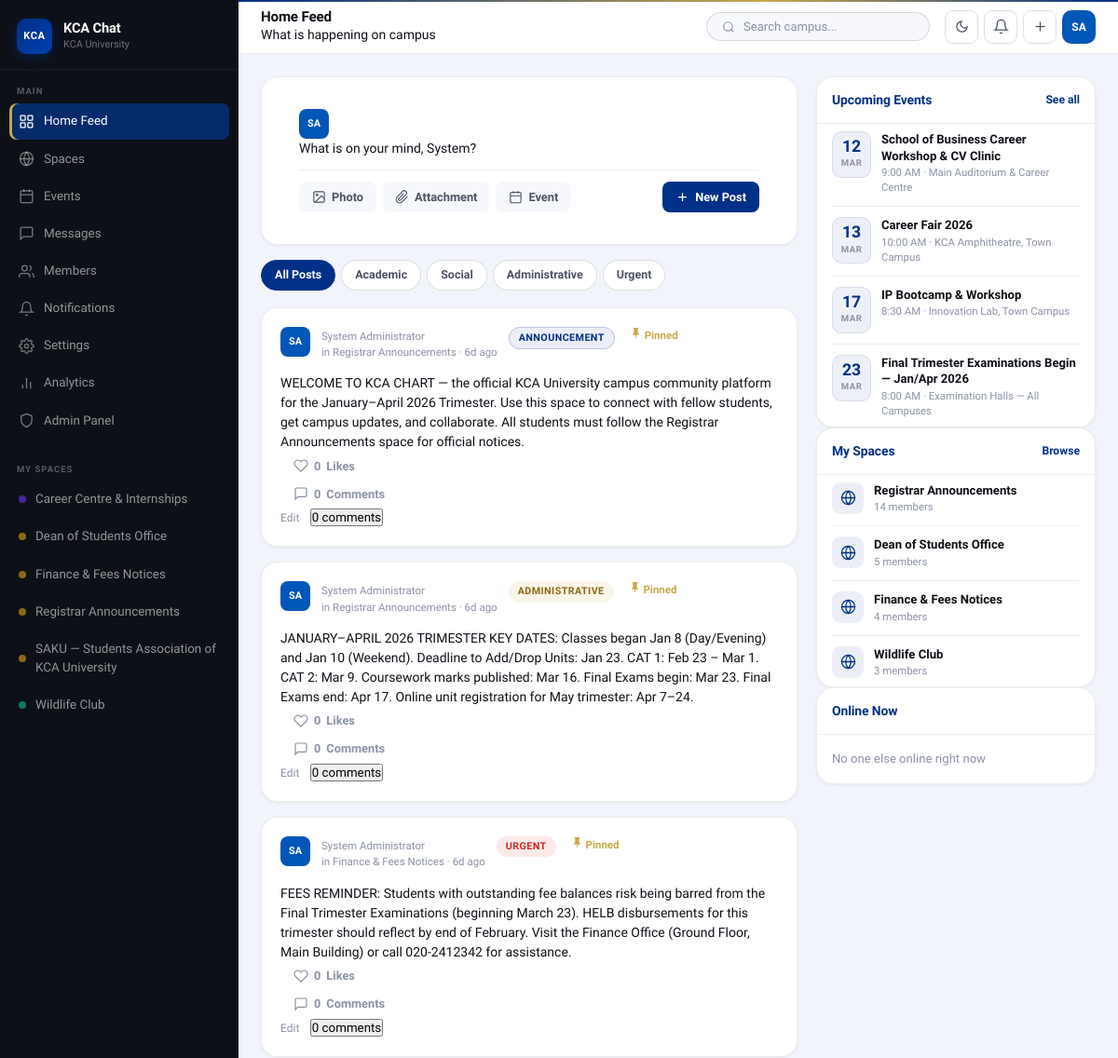
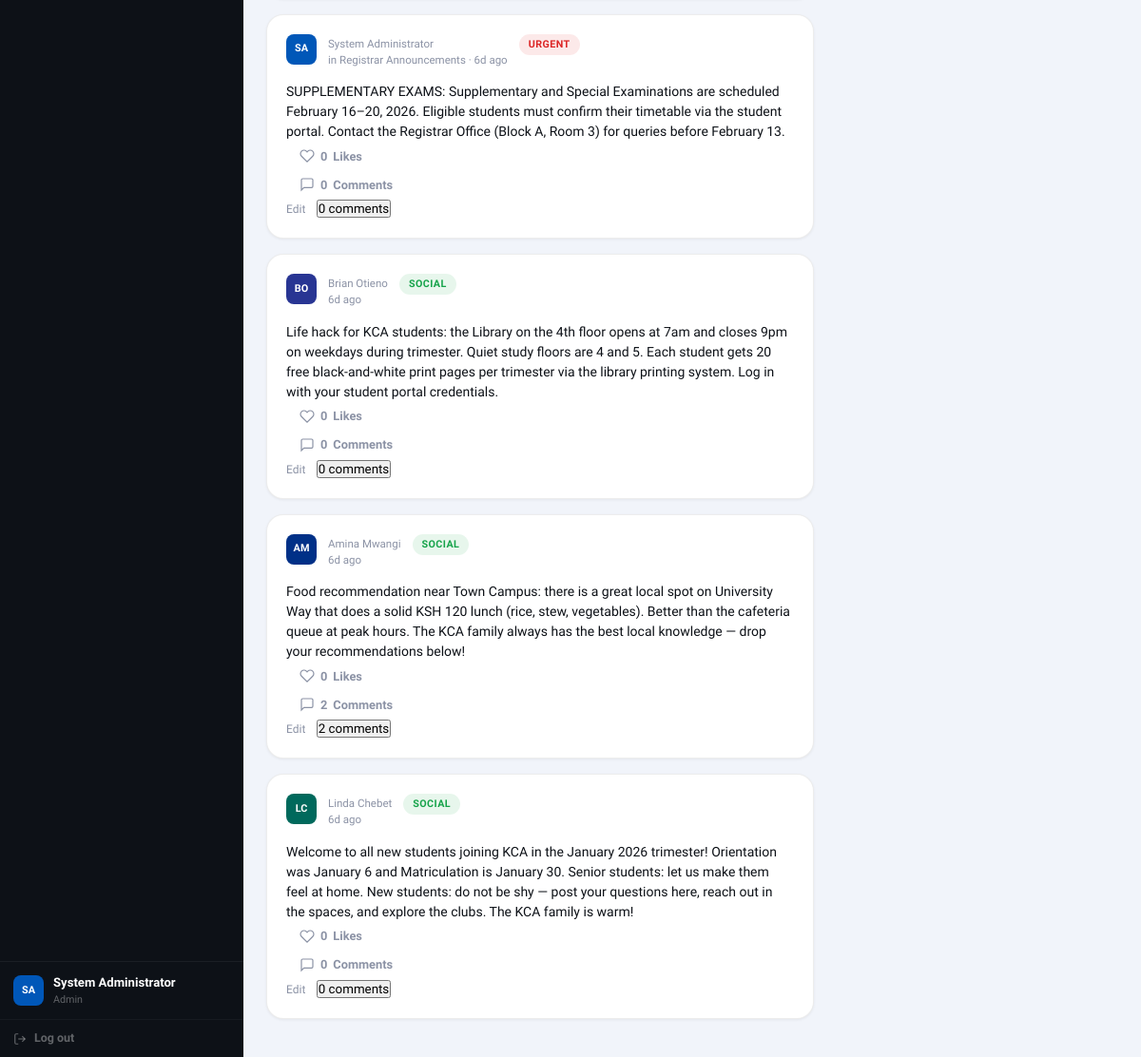
The page /pages/feed.php (signed in) on the database its author committed (2 pictures, top to bottom).
### tables this page shows
CREATE TABLE spaces (
    id          INT AUTO_INCREMENT PRIMARY KEY,
    name        VARCHAR(120) NOT NULL,
    slug        VARCHAR(120) UNIQUE NOT NULL,
    description TEXT,
    type        ENUM('academic','club','administrative','co-curricular','professional') DEFAULT 'academic',
    school      VARCHAR(160) DEFAULT NULL,
    banner      VARCHAR(255) DEFAULT NULL,
    created_by  INT NOT NULL,
    is_private  TINYINT(1) DEFAULT 0,
    is_active   TINYINT(1) DEFAULT 1,
    created_at  DATETIME DEFAULT CURRENT_TIMESTAMP,
    FOREIGN KEY (created_by) REFERENCES users(id) ON DELETE CASCADE
);

CREATE TABLE users (
    id            INT AUTO_INCREMENT PRIMARY KEY,
    student_id    VARCHAR(30) UNIQUE,
    full_name     VARCHAR(120) NOT NULL,
    email         VARCHAR(160) UNIQUE,
    password_hash VARCHAR(255) NOT NULL,
    role          ENUM('student','staff','admin') DEFAULT 'student',
    school        VARCHAR(160) DEFAULT NULL,
    department    VARCHAR(200) DEFAULT NULL,
    course        VARCHAR(200) DEFAULT NULL,
    year_of_study TINYINT DEFAULT 1,
    study_mode    ENUM('day','evening','weekend','distance','online') DEFAULT 'day',
    bio           TEXT,
    avatar        VARCHAR(255) DEFAULT NULL,
    is_active     TINYINT(1) DEFAULT 1,
    is_online     TINYINT(1) DEFAULT 0,
    last_seen     DATETIME DEFAULT NULL,
    created_at    DATETIME DEFAULT CURRENT_TIMESTAMP,
    updated_at    DATETIME DEFAULT CURRENT_TIMESTAMP ON UPDATE CURRENT_TIMESTAMP
);

CREATE TABLE posts (
    id         INT AUTO_INCREMENT PRIMARY KEY,
    user_id    INT NOT NULL,
    space_id   INT DEFAULT NULL,
    content    TEXT NOT NULL,
    tag        ENUM('academic','social','administrative','urgent','event','announcement','career') DEFAULT 'academic',
    attachment VARCHAR(255) DEFAULT NULL,
    is_pinned  TINYINT(1) DEFAULT 0,
    created_at DATETIME DEFAULT CURRENT_TIMESTAMP,
    updated_at DATETIME DEFAULT CURRENT_TIMESTAMP ON UPDATE CURRENT_TIMESTAMP,
    FOREIGN KEY (user_id)  REFERENCES users(id)  ON DELETE CASCADE,
    FOREIGN KEY (space_id) REFERENCES spaces(id) ON DELETE SET NULL
);

CREATE TABLE events (
    id            INT AUTO_INCREMENT PRIMARY KEY,
    title         VARCHAR(200) NOT NULL,
    description   TEXT,
    category      ENUM('academic','social','administrative','career','club','exam','deadline') DEFAULT 'academic',
    event_date    DATE NOT NULL,
    start_time    TIME NOT NULL,
    end_time      TIME DEFAULT NULL,
    location      VARCHAR(200),
    campus        ENUM('Town Campus','Western Campus','Kitengela Campus','Online','All Campuses') DEFAULT 'Town Campus',
    space_id      INT DEFAULT NULL,
    created_by    INT NOT NULL,
    banner        VARCHAR(255) DEFAULT NULL,
    max_attendees INT DEFAULT NULL,
    is_active     TINYINT(1) DEFAULT 1,
    created_at    DATETIME DEFAULT CURRENT_TIMESTAMP,
    FOREIGN KEY (space_id)   REFERENCES spaces(id) ON DELETE SET NULL,
    FOREIGN KEY (created_by) REFERENCES users(id)  ON DELETE CASCADE
);

### pages/feed.php (the view, shortened to what the rows shown need)
<?php
require_once __DIR__ . '/../config/auth.php';
$pageTitle    = 'Home Feed';
$activeNav    = 'feed';
require_once __DIR__ . '/../includes/header.php';
$posts = DB::rows(
    "SELECT p.*, u.full_name, u.role as user_role, u.id as author_id, u.avatar,
            s.name as space_name, s.id as space_id,
            (SELECT COUNT(*) FROM post_reactions pr WHERE pr.post_id = p.id AND pr.reaction='like') as like_count,
            (SELECT COUNT(*) FROM comments c WHERE c.post_id = p.id) as comment_count,
            (SELECT COUNT(*) FROM post_reactions pr WHERE pr.post_id = p.id AND pr.user_id = ? AND pr.reaction='like') as user_liked
     FROM posts p
     JOIN users u ON u.id = p.user_id
     LEFT JOIN spaces s ON s.id = p.space_id
     WHERE p.space_id IS NULL
        OR p.space_id IN (SELECT space_id FROM space_members WHERE user_id = ?)
     ORDER BY p.is_pinned DESC, p.created_at DESC
     LIMIT 30",
    [$user['id'], $user['id']]
);
$filterTag = $_GET['tag'] ?? 'all';
?>
<div class="content-grid">
  <div>
    <div class="card compose-card">
      <div class="card-body">
        <div class="compose-top">
          <div class="avatar avatar-sm" style="background:<?= $avatarBg ?>">
            <?php if ($user['avatar']): ?><img src="<?= UPLOAD_URL . sanitize($user['avatar']) ?>" alt=""><?php else: ?><?= $initials ?><?php endif; ?>
          </div>
          <a href="<?= SITE_URL ?>/pages/post_create.php" class="compose-fake-input">
            What is on your mind, <?= sanitize(explode(' ', $user['full_name'])[0]) ?>?
          </a>
        </div>
      </div>
    </div>
    <?php
    $filteredPosts = $filterTag === 'all' ? $posts : array_filter($posts, fn($p) => $p['tag'] === $filterTag);
    if (empty($filteredPosts)): ?>
      <div class="card">
        <div class="empty-state">
          <svg viewBox="0 0 24 24" fill="none" stroke="currentColor" stroke-width="1.5"><path d="M14 2H6a2 2 0 0 0-2 2v16a2 2 0 0 0 2 2h12a2 2 0 0 0 2-2V8z"/><polyline points="14,2 14,8 20,8"/></svg>
          <p>No posts yet. Be the first to share something!</p>
        </div>
      </div>
    <?php else:
    foreach ($filteredPosts as $post):
      $pInitials = avatarInitials($post['full_name']);
      $pColor    = avatarColor($post['author_id']);
    ?>
    <div class="card post-card" data-post-id="<?= $post['id'] ?>">
      <div class="post-header">
        <div class="avatar avatar-sm" style="background:<?= $pColor ?>">
          <?php if ($post['avatar']): ?><img src="<?= UPLOAD_URL . sanitize($post['avatar']) ?>" alt=""><?php else: ?><?= $pInitials ?><?php endif; ?>
        </div>
        <div class="post-meta">
          <div class="post-author">
            <a href="<?= SITE_URL ?>/pages/profile.php?id=<?= $post['author_id'] ?>"><?= sanitize($post['full_name']) ?></a>
          </div>
          <div class="post-sub">
            <?php if ($post['space_name']): ?>
              in <a href="<?= SITE_URL ?>/pages/space.php?id=<?= $post['space_id'] ?>"><?= sanitize($post['space_name']) ?></a> &middot;
            <?php endif; ?>
            <?= timeAgo($post['created_at']) ?>
          </div>
        </div>
        <span class="post-tag tag-<?= sanitize($post['tag']) ?>"><?= ucfirst(sanitize($post['tag'])) ?></span>
        <?php if ($post['is_pinned']): ?>
          <span style="font-size:.72rem;color:var(--kca-gold);font-weight:700;margin-left:4px">
            <svg width="13" height="13" viewBox="0 0 24 24" fill="currentColor"><path d="M16 12V4h1V2H7v2h1v8l-2 2v2h5.2v6h1.6v-6H18v-2l-2-2z"/></svg>
            Pinned
          </span>
        <?php endif; ?>
      </div>
      <div class="post-body">
        <?= nl2br(sanitize($post['content'])) ?>
      </div>
      <div class="post-footer">
        <button class="react-btn <?= $post['user_liked'] ? 'liked' : '' ?>"
                onclick="toggleReaction(<?= $post['id'] ?>, 'like', this)">
          <svg viewBox="0 0 24 24" fill="<?= $post['user_liked'] ? 'var(--kca-navy)' : 'none' ?>" stroke="currentColor" stroke-width="1.8">
            <path d="M20.84 4.61a5.5 5.5 0 0 0-7.78 0L12 5.67l-1.06-1.06a5.5 5.5 0 0 0-7.78 7.78l1.06 1.06L12 21.23l7.78-7.78 1.06-1.06a5.5 5.5 0 0 0 0-7.78z"/>
          </svg>
          <span class="react-count"><?= $post['like_count'] ?></span> Likes
        </button>
        <button class="react-btn" onclick="toggleComments(<?= $post['id'] ?>)">
          <svg viewBox="0 0 24 24" fill="none" stroke="currentColor" stroke-width="1.8"><path d="M21 15a2 2 0 0 1-2 2H7l-4 4V5a2 2 0 0 1 2-2h14a2 2 0 0 1 2 2z"/></svg>
          <span class="react-count"><?= $post['comment_count'] ?></span> Comments
        </button>
        <?php if ($post['author_id'] === $user['id'] || in_array($user['role'], ['admin','staff'])): ?>
          <a href="<?= SITE_URL ?>/pages/post_edit.php?id=<?= $post['id'] ?>" style="font-size:.75rem;color:var(--gray-400);text-decoration:none;margin-right:8px">Edit</a>
        <?php endif; ?>
        <button class="comment-toggle" onclick="toggleComments(<?= $post['id'] ?>)"><?= $post['comment_count'] ?> comments</button>
      </div>
    </div>
    <?php endforeach; endif; ?>
  </div>
  <div class="right-sidebar">
    <div class="card widget">
      <div class="card-body" style="padding-top:8px;padding-bottom:8px">
        <?php
        $upcomingEvents = DB::rows(
            "SELECT e.*, (SELECT COUNT(*) FROM event_rsvps r WHERE r.event_id=e.id AND r.status='going') as attendee_count
             FROM events e WHERE e.event_date >= CURDATE() AND e.is_active=1
             ORDER BY e.event_date ASC LIMIT 4"
        );
        foreach ($upcomingEvents as $ev): ?>
        <a href="<?= SITE_URL ?>/pages/events.php#event-<?= $ev['id'] ?>" class="widget-item" style="text-decoration:none">
          <div class="event-date-badge">
            <div class="day"><?= date('j', strtotime($ev['event_date'])) ?></div>
            <div class="mon"><?= date('M', strtotime($ev['event_date'])) ?></div>
          </div>
          <div>
            <div class="item-title"><?= sanitize($ev['title']) ?></div>
            <div class="item-meta">
              <?= date('g:i A', strtotime($ev['start_time'])) ?> &middot; <?= sanitize($ev['location'] ?? 'TBD') ?>
            </div>
          </div>
        </a>
        <?php endforeach; ?>
      </div>
    </div>
    <div class="card widget">
      <div class="card-body" style="padding-top:8px;padding-bottom:8px">
        <?php
        $activeSpaces = DB::rows(
            "SELECT s.*, (SELECT COUNT(*) FROM space_members sm2 WHERE sm2.space_id=s.id) as member_count,
                    (SELECT COUNT(*) FROM posts p WHERE p.space_id=s.id AND p.created_at > DATE_SUB(NOW(), INTERVAL 1 DAY)) as new_posts
             FROM spaces s JOIN space_members sm ON sm.space_id=s.id
             WHERE sm.user_id=? AND s.is_active=1 ORDER BY new_posts DESC LIMIT 4",
            [$user['id']]
        );
        foreach ($activeSpaces as $sp): ?>
        <a href="<?= SITE_URL ?>/pages/space.php?id=<?= $sp['id'] ?>" class="widget-item" style="text-decoration:none">
          <div class="item-icon" style="background:rgba(0,48,135,.08)">
            <svg viewBox="0 0 24 24" fill="none" stroke="var(--kca-navy)" stroke-width="1.8" width="17" height="17"><circle cx="12" cy="12" r="10"/><path d="M2 12h20M12 2a15.3 15.3 0 0 1 4 10 15.3 15.3 0 0 1-4 10 15.3 15.3 0 0 1-4-10 15.3 15.3 0 0 1 4-10z"/></svg>
          </div>
          <div>
            <div class="item-title"><?= sanitize($sp['name']) ?></div>
            <div class="item-meta"><?= $sp['member_count'] ?> members<?= $sp['new_posts'] > 0 ? ' &middot; ' . $sp['new_posts'] . ' new' : '' ?></div>
          </div>
        </a>
        <?php endforeach;
        if (empty($activeSpaces)): ?><p class="text-muted text-sm" style="padding:8px 0">No spaces joined yet. <a href="<?= SITE_URL ?>/pages/spaces.php">Browse spaces</a></p><?php endif; ?>
      </div>
    </div>
  </div>
</div>
<?php require_once __DIR__ . '/../includes/footer.php'; ?>

### includes/header.php (shortened to what the rows shown need)
<?php
require_once __DIR__ . '/../config/auth.php';
$user = requireLogin();
$initials   = avatarInitials($user['full_name']);
$avatarBg   = avatarColor($user['id']);
$mySpaces = DB::rows(
    "SELECT s.id, s.name, s.type FROM spaces s
     JOIN space_members sm ON sm.space_id = s.id
     WHERE sm.user_id = ? AND s.is_active = 1 ORDER BY s.name LIMIT 8",
    [$user['id']]
);
$spaceTypeColors = [
    'academic'       => '#003087',
    'club'           => '#0A7C59',
    'social'         => '#0A7C59',
    'administrative' => '#8B6914',
    'co-curricular'  => '#4527A0',
    'professional'   => '#C42B2B',
];
?>
<!DOCTYPE html>
<html lang="en">
<head>
  <link rel="stylesheet" href="<?= SITE_URL ?>/assets/css/main.css">
</head>
<body>
<aside class="sidebar" id="sidebar">
  <nav class="sidebar-nav">
    <?php if (!empty($mySpaces)): ?>
    <?php foreach ($mySpaces as $sp):
      $spColor = $spaceTypeColors[$sp['type']] ?? '#003087'; ?>
    <a href="<?= SITE_URL ?>/pages/space_view.php?id=<?= $sp['id'] ?>" class="nav-link space-link <?= ($activeNav==='space-'.$sp['id'])?'active':'' ?>">
      <span class="sidebar-space-dot" style="background:<?= $spColor ?>"></span>
      <span class="link-text"><?= sanitize($sp['name']) ?></span>
    </a>
    <?php endforeach; ?>
    <?php endif; ?>
  </nav>
  <a href="<?= SITE_URL ?>/pages/profile.php" class="sidebar-user">
    <div class="avatar avatar-sm" style="background:<?= $avatarBg ?>">
      <?php if ($user['avatar']): ?>
        <img src="<?= UPLOAD_URL . sanitize($user['avatar']) ?>" alt="">
      <?php else: ?>
        <?= $initials ?>
      <?php endif; ?>
    </div>
    <div>
      <div class="user-name"><?= sanitize($user['full_name']) ?></div>
      <div class="user-role"><?= ucfirst($user['role']) ?></div>
    </div>
  </a>
</aside>
<header class="topbar">
  <div class="topbar-title">
    <h1><?= sanitize($pageTitle ?? 'KCA Chat') ?></h1>
  </div>
  <div class="topbar-actions">
    <button class="theme-toggle" id="theme-toggle-btn" onclick="toggleTheme()" title="Toggle dark/light mode">
      <svg id="theme-icon-moon" viewBox="0 0 24 24" fill="none" stroke="currentColor" stroke-width="2"><path d="M21 12.79A9 9 0 1 1 11.21 3 7 7 0 0 0 21 12.79z"/></svg>
    </button>
    <button class="icon-btn" data-toggle-notif onclick="toggleNotifPanel()" title="Notifications">
      <svg viewBox="0 0 24 24" fill="none" stroke="currentColor" stroke-width="1.8"><path d="M18 8A6 6 0 0 0 6 8c0 7-3 9-3 9h18s-3-2-3-9"/><path d="M13.73 21a2 2 0 0 1-3.46 0"/></svg>
    </button>
    <a href="<?= SITE_URL ?>/pages/post_create.php" class="icon-btn" title="Create post">
      <svg viewBox="0 0 24 24" fill="none" stroke="currentColor" stroke-width="1.8"><line x1="12" y1="5" x2="12" y2="19"/><line x1="5" y1="12" x2="19" y2="12"/></svg>
    </a>
    <a href="<?= SITE_URL ?>/pages/profile.php" class="avatar-btn" style="background:<?= $avatarBg ?>">
      <?php if ($user['avatar']): ?>
        <img src="<?= UPLOAD_URL . sanitize($user['avatar']) ?>" alt="" style="width:100%;height:100%;border-radius:50%;object-fit:cover;">
      <?php else: ?>
        <?= $initials ?>
      <?php endif; ?>
    </a>
  </div>
</header>
<div class="app-body">

### rows shown on the page
spaces: name "Career Centre & Internships"
spaces: name "Dean of Students Office", member_count "5"
spaces: name "Finance & Fees Notices", member_count "4"
spaces: name "Registrar Announcements", member_count "14"
spaces: name "SAKU — Students Association of KCA University"
spaces: name "Wildlife Club", member_count "3"
users: full_name "SA", full_name "System Administrator", role "Admin", full_name "System"
posts: user.full_name "SA", user.full_name "System Administrator", space.name "Registrar Announcements", created_at "6d ago", tag "ANNOUNCEMENT", is_pinned 1 (drawn), content "WELCOME TO KCA CHART — the official KCA University campus community platform for the January–April 2026 Trimester. Use this space to connect with fellow students, get campus updates, and collaborate. All students must follow the Registrar Announcements space for official notices.", like_count "0", comment_count "0"
posts: user.full_name "SA", user.full_name "System Administrator", space.name "Registrar Announcements", created_at "6d ago", tag "ADMINISTRATIVE", is_pinned 1 (drawn), content "JANUARY–APRIL 2026 TRIMESTER KEY DATES: Classes began Jan 8 (Day/Evening) and Jan 10 (Weekend). Deadline to Add/Drop Units: Jan 23. CAT 1: Feb 23 – Mar 1. CAT 2: Mar 9. Coursework marks published: Mar 16. Final Exams begin: Mar 23. Final Exams end: Apr 17. Online unit registration for May trimester: Apr 7–24.", like_count "0", comment_count "0"
posts: user.full_name "SA", user.full_name "System Administrator", space.name "Finance & Fees Notices", created_at "6d ago", tag "URGENT", is_pinned 1 (drawn), content "FEES REMINDER: Students with outstanding fee balances risk being barred from the Final Trimester Examinations (beginning March 23). HELB disbursements for this trimester should reflect by end of February. Visit the Finance Office (Ground Floor, Main Building) or call 020-2412342 for assistance.", like_count "0", comment_count "0"
posts: user.full_name "SA", user.full_name "System Administrator", space.name "Registrar Announcements", created_at "6d ago", tag "URGENT", content "SUPPLEMENTARY EXAMS: Supplementary and Special Examinations are scheduled February 16–20, 2026. Eligible students must confirm their timetable via the student portal. Contact the Registrar Office (Block A, Room 3) for queries before February 13.", like_count "0", comment_count "0"
posts: user.full_name "BO", user.full_name "Brian Otieno", created_at "6d ago", tag "SOCIAL", content "Life hack for KCA students: the Library on the 4th floor opens at 7am and closes 9pm on weekdays during trimester. Quiet study floors are 4 and 5. Each student gets 20 free black-and-white print pages per trimester via the library printing system. Log in with your student portal credentials.", like_count "0", comment_count "0"
posts: user.full_name "AM", user.full_name "Amina Mwangi", created_at "6d ago", tag "SOCIAL", content "Food recommendation near Town Campus: there is a great local spot on University Way that does a solid KSH 120 lunch (rice, stew, vegetables). Better than the cafeteria queue at peak hours. The KCA family always has the best local knowledge — drop your recommendations below!", like_count "0", comment_count "2"
posts: user.full_name "LC", user.full_name "Linda Chebet", created_at "6d ago", tag "SOCIAL", content "Welcome to all new students joining KCA in the January 2026 trimester! Orientation was January 6 and Matriculation is January 30. Senior students: let us make them feel at home. New students: do not be shy — post your questions here, reach out in the spaces, and explore the clubs. The KCA family is warm!", like_count "0", comment_count "0"
events: event_date "12", event_date "MAR", title "School of Business Career Workshop & CV Clinic", start_time "9:00 AM", location "Main Auditorium & Career Centre"
events: event_date "13", event_date "MAR", title "Career Fair 2026", start_time "10:00 AM", location "KCA Amphitheatre, Town Campus"
events: event_date "17", event_date "MAR", title "IP Bootcamp & Workshop", start_time "8:30 AM", location "Innovation Lab, Town Campus"
events: event_date "23", event_date "MAR", title "Final Trimester Examinations Begin — Jan/Apr 2026", start_time "8:00 AM", location "Examination Halls — All Campuses"

### other values the page prints
$pageTitle "Home Feed"
$pageSubtitle "What is happening on campus"
